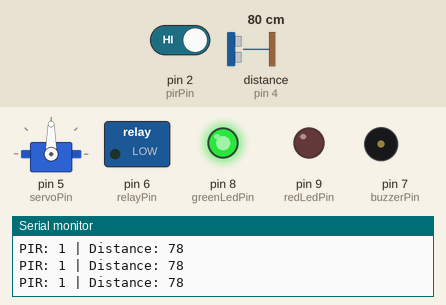
Simulated run of this sketch. Board: Arduino Uno, built with avr-gcc and run on an emulated ATmega328P. Shown: servo, switched loads named in the sketch (green lamp = pin HIGH), output pins drawn as LEDs (lit = HIGH), buzzer (waves = sounding), the last lines printed to the serial monitor. Wiring (inferred from the names in the program): ultrasonic range finder: trigger pin 3; echo pin 4. The test bench sets the inputs (shaded band); at power-on: distance to the obstacle (sensor on pin 4) 80 cm, pin 2 (pirPin) HIGH. The echo pulse lasts 58.3 µs per cm; pins used as bus, display or sensor lines are not drawn.

Above: at 3.5 s.
3.6 s: distance to the obstacle (sensor on pin 4) set to 23 cm
5.1 s: distance to the obstacle (sensor on pin 4) set to 19 cm
At 6.4 s:
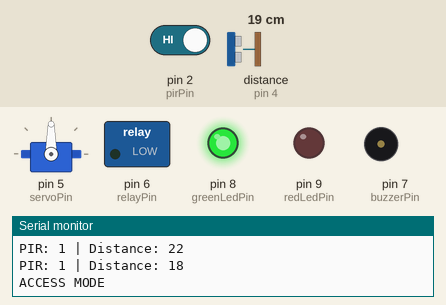
8.1 s: distance to the obstacle (sensor on pin 4) set to 11 cm
11.1 s: distance to the obstacle (sensor on pin 4) set to 8 cm
At 13.0 s:
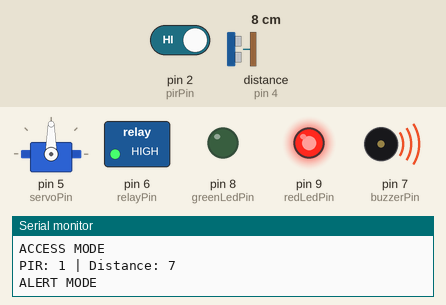
14.1 s: distance to the obstacle (sensor on pin 4) set to 18 cm
At 14.65 s:
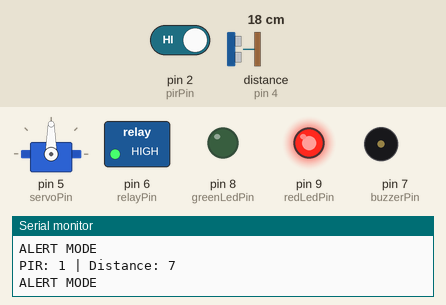
Timing chart, 0 to 17.5 s (numbered marks = the images above; inputs shaded):
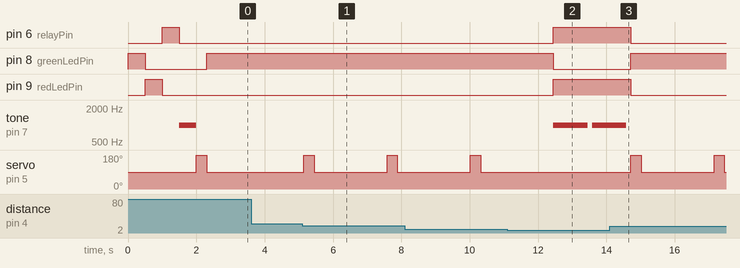

The sketch:

smart_access_system.ino
```cpp
#include <Servo.h>

// -------------------- Pin Definitions --------------------
const int pirPin = 2;
const int trigPin = 3;
const int echoPin = 4;
const int servoPin = 5;
const int relayPin = 6;
const int buzzerPin = 7;
const int greenLedPin = 8;
const int redLedPin = 9;

// -------------------- Servo Object --------------------
Servo doorServo;

// -------------------- Variables --------------------
long duration;
int distance;
int pirState;

// -------------------- Distance Thresholds --------------------
const int accessDistance = 20;
const int alertDistance = 8;

// =====================================================
// SETUP
// =====================================================
void setup() {

  // Input Pins
  pinMode(pirPin, INPUT);
  pinMode(trigPin, OUTPUT);
  pinMode(echoPin, INPUT);

  // Output Pins
  pinMode(relayPin, OUTPUT);
  pinMode(buzzerPin, OUTPUT);
  pinMode(greenLedPin, OUTPUT);
  pinMode(redLedPin, OUTPUT);

  // Servo Setup
  doorServo.attach(servoPin);

  // Stop continuous servo initially
  doorServo.write(90);

  // Serial Monitor
  Serial.begin(9600);

  // -------------------- Initial Hardware Test --------------------

  // Green LED Test
  digitalWrite(greenLedPin, HIGH);
  delay(500);
  digitalWrite(greenLedPin, LOW);

  // Red LED Test
  digitalWrite(redLedPin, HIGH);
  delay(500);
  digitalWrite(redLedPin, LOW);

  // Relay Test
  digitalWrite(relayPin, HIGH);
  delay(500);
  digitalWrite(relayPin, LOW);

  // Buzzer Test
  tone(buzzerPin, 1000);
  delay(500);
  noTone(buzzerPin);

  // Servo Test (small rotation)
  doorServo.write(180);
  delay(300);

  // Stop Servo
  doorServo.write(90);

  // Initial Safe State
  digitalWrite(greenLedPin, HIGH);
}

// =====================================================
// DISTANCE FUNCTION
// =====================================================
int getDistance() {

  long total = 0;

  for (int i = 0; i < 3; i++) {

    digitalWrite(trigPin, LOW);
    delayMicroseconds(2);

    digitalWrite(trigPin, HIGH);
    delayMicroseconds(10);

    digitalWrite(trigPin, LOW);

    duration = pulseIn(echoPin, HIGH);

    total += duration * 0.034 / 2;

    delay(10);
  }

  distance = total / 3;

  return distance;
}

// =====================================================
// MAIN LOOP
// =====================================================
void loop() {

  // Read Sensors
  pirState = digitalRead(pirPin);

  distance = getDistance();

  // Serial Monitor Output
  Serial.print("PIR: ");
  Serial.print(pirState);
  Serial.print(" | Distance: ");
  Serial.println(distance);

  // =====================================================
  // NORMAL MODE
  // =====================================================
  if (pirState == LOW) {

    digitalWrite(greenLedPin, HIGH);
    digitalWrite(redLedPin, LOW);

    digitalWrite(relayPin, LOW);

    noTone(buzzerPin);

    // Stop Servo
    doorServo.write(90);
  }

  // =====================================================
  // ACCESS MODE
  // =====================================================
  else if (pirState == HIGH &&
           distance <= accessDistance &&
           distance > alertDistance) {

    Serial.println("ACCESS MODE");

    digitalWrite(greenLedPin, HIGH);
    digitalWrite(redLedPin, LOW);

    digitalWrite(relayPin, LOW);

    noTone(buzzerPin);

    // Small Open Rotation
    doorServo.write(180);
    delay(300);

    // Stop Servo
    doorServo.write(90);

    delay(2000);
  }

  // =====================================================
  // ALERT MODE
  // =====================================================
  else if (pirState == HIGH &&
           distance <= alertDistance) {

    Serial.println("ALERT MODE");

    digitalWrite(greenLedPin, LOW);
    digitalWrite(redLedPin, HIGH);

    digitalWrite(relayPin, HIGH);

    // Alarm Sound
    tone(buzzerPin, 1000);

    // Keep Door Closed
    doorServo.write(90);

    delay(1000);

    noTone(buzzerPin);
  }

  // =====================================================
  // DEFAULT FALLBACK
  // =====================================================
  else {

    digitalWrite(greenLedPin, HIGH);
    digitalWrite(redLedPin, LOW);

    digitalWrite(relayPin, LOW);

    noTone(buzzerPin);

    doorServo.write(90);
  }

  delay(100);
}
```

Measured:
- the behaviour switches between 22 and 21 cm on distance to the obstacle (sensor on pin 4) (found by bisection; images 0 and 1)
- the behaviour switches between 10 and 9 cm on distance to the obstacle (sensor on pin 4) (found by bisection; images 1 and 2)
- after the input at 5.1 s, servo on pin 5 (servoPin): alternates 180° for 0.30 s and 90° for 2.1 s, starting after 0.05 s
- after the input at 11.1 s, pin 6 (relayPin), pin 9 (redLedPin): LOW → HIGH after 1.4 s; pin 8 (greenLedPin): HIGH → LOW after 1.4 s; tone on pin 7 (buzzerPin): silent → 1000 Hz after 1.4 s, → silent 1.0 s later, → 1000 Hz 0.13 s later; servo on pin 5 (servoPin): stays 90° (without the input it goes to 180° after 1.4 s)
- after the input at 14.1 s, pin 6 (relayPin), pin 9 (redLedPin): HIGH → LOW after 0.62 s; pin 8 (greenLedPin): LOW → HIGH after 0.62 s; tone on pin 7 (buzzerPin): goes on until 14.6 s, then stays silent; servo on pin 5 (servoPin): alternates 180° for 0.30 s and 90° for 2.1 s, starting after 0.62 s
